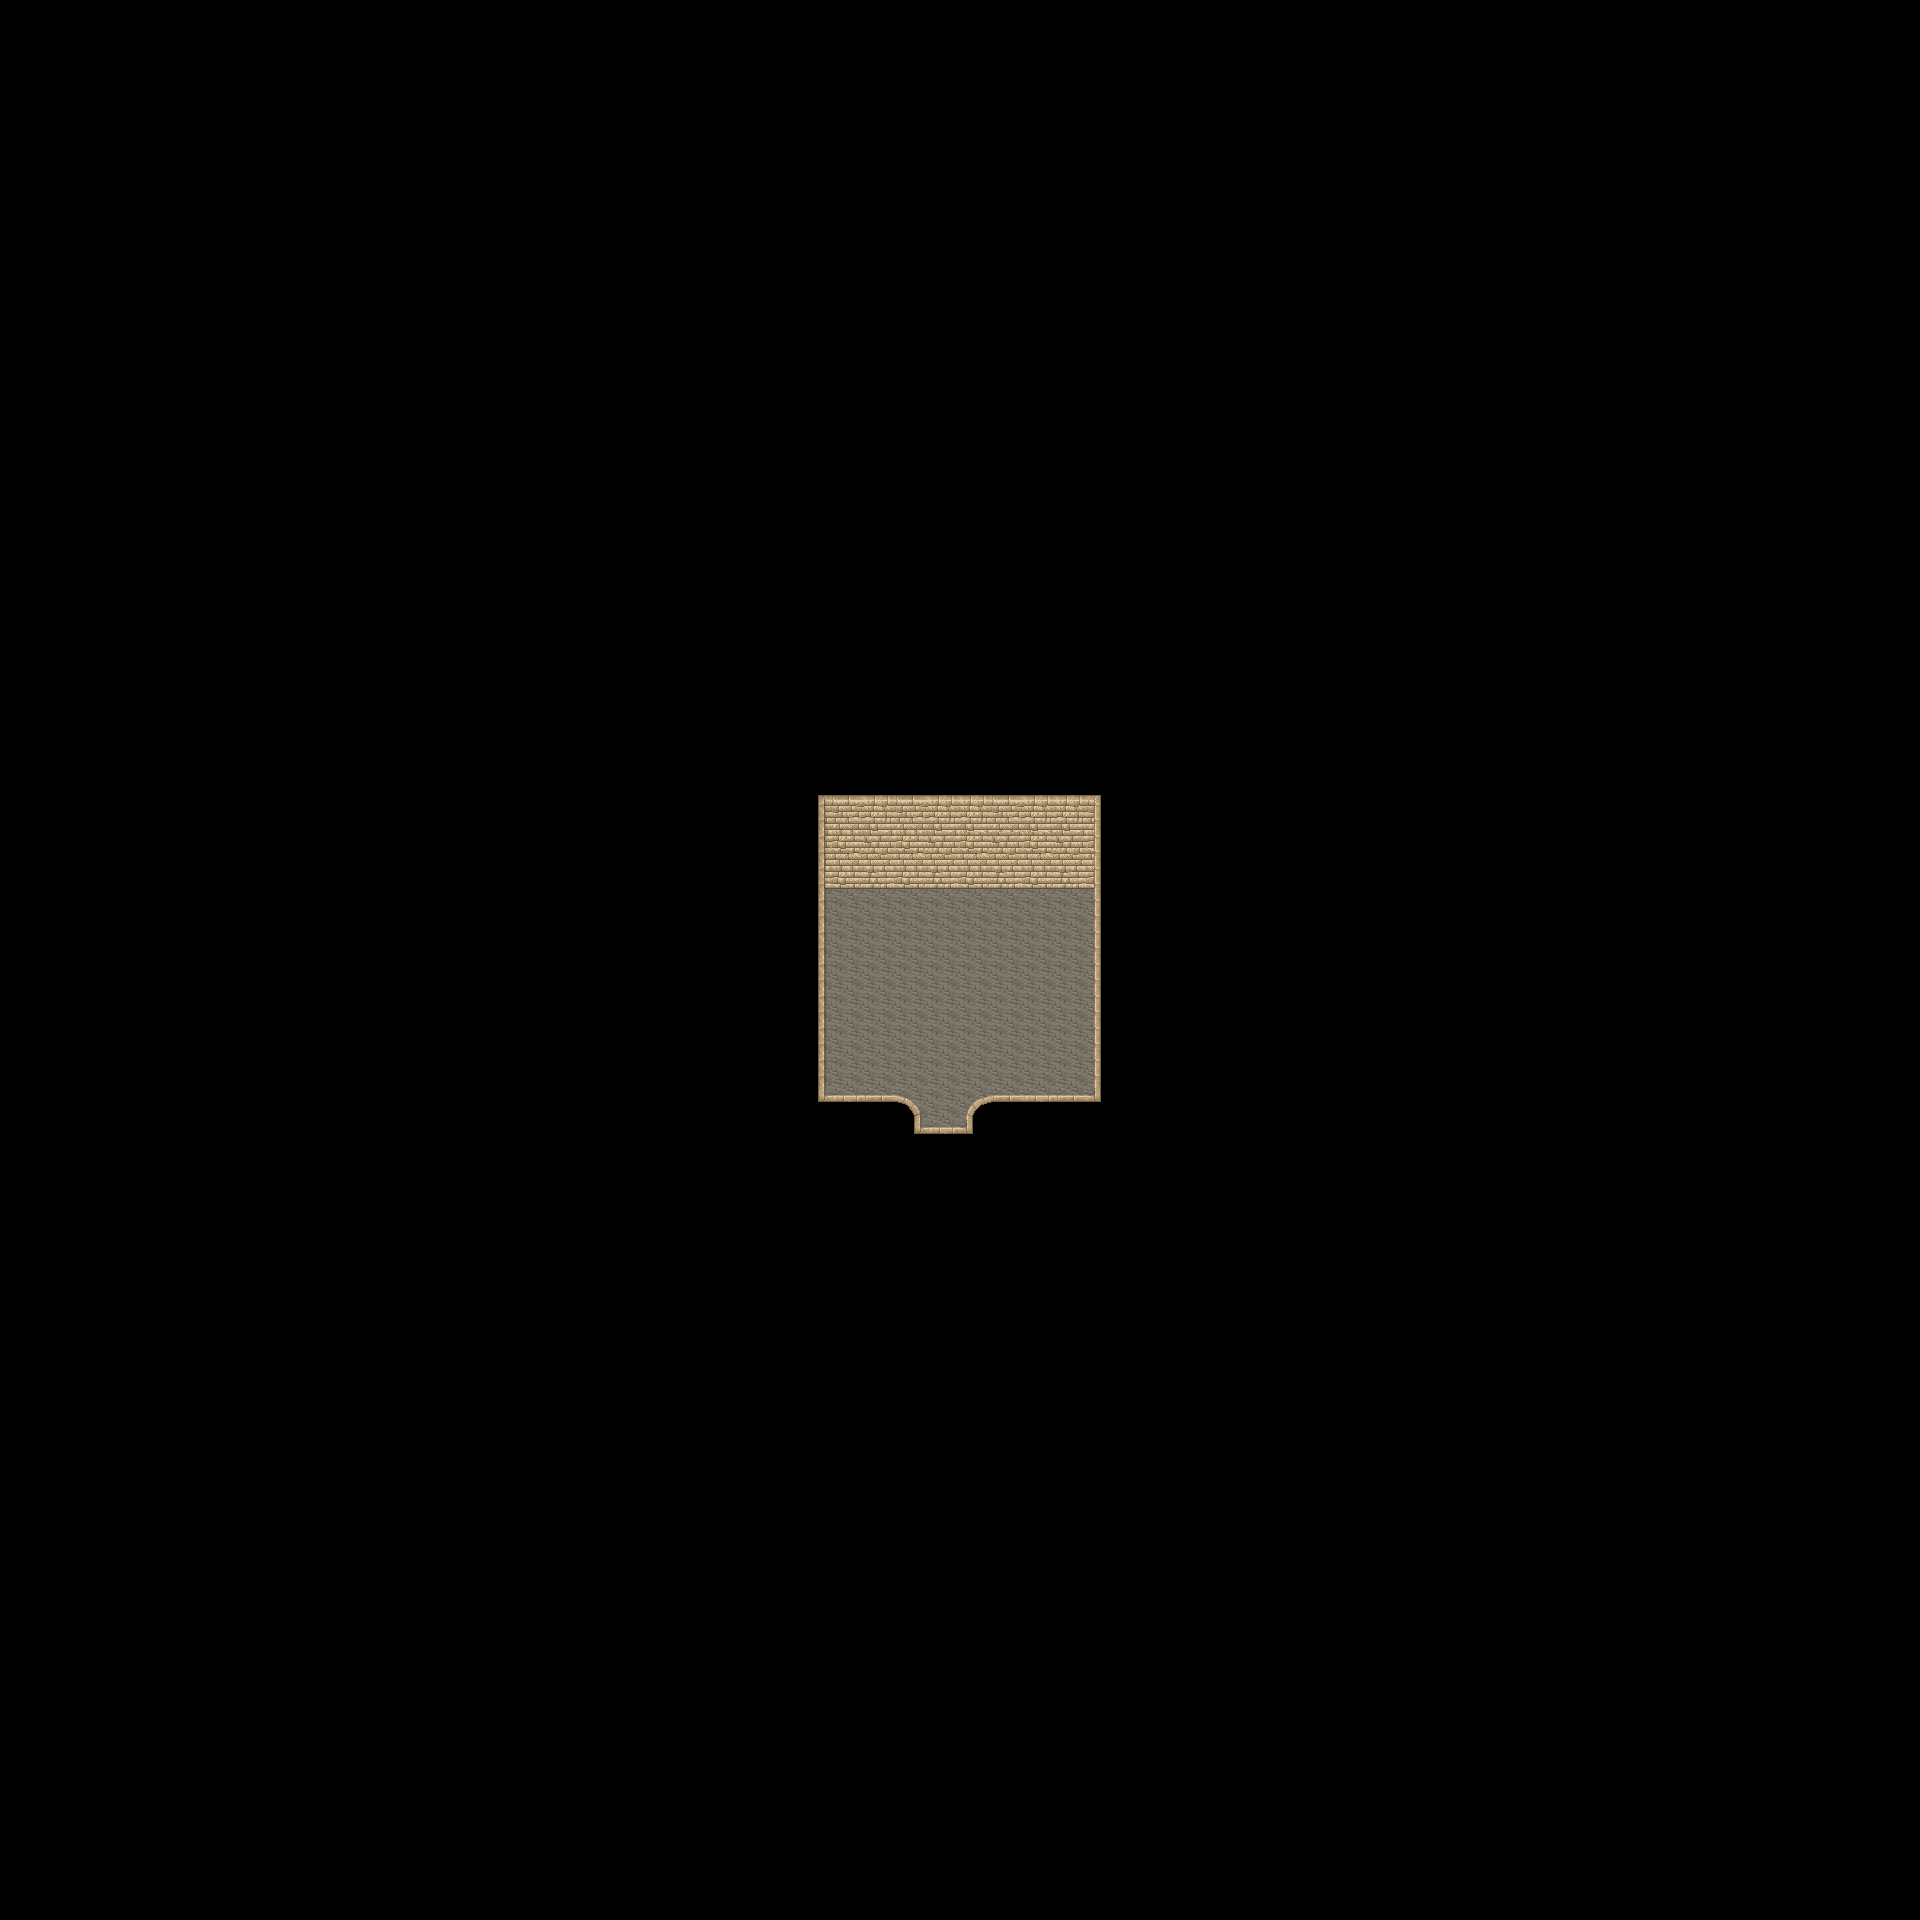

A 2D game scene composited from a Tiled map and its tileset images. What follows is a short description and the map's XML, with each tile layer's data collapsed to a summary:
An orthogonal 60x60 tile map with 32x32 px tiles, 7 tile layers (Ground, Ground 2, Ground 3, Fringe, ...), 2 hidden layers not drawn, 17 tilesets and 1 object (warp).

<map version="1.4" tiledversion="1.4.1" orientation="orthogonal" renderorder="right-down" compressionlevel="0" width="60" height="60" tilewidth="32" tileheight="32" infinite="0" nextlayerid="13" nextobjectid="17">
 <properties>
  <property name="license" value="CC BY-SA 3.0" />
  <property name="manaplus version" value="2" />
  <property name="minimap" value="graphics/minimaps/009-2-6.png" />
  <property name="music" value="swamp.ogg" />
  <property name="name" value="Small House" />
 </properties>
 <tileset firstgid="1" name="Collision" tilewidth="32" tileheight="32" tilecount="9" columns="3">
  <image source="../graphics/tilesets/collision.png" width="96" height="96" />
 </tileset>
 <tileset firstgid="10" name="hurns-indoor" tilewidth="32" tileheight="32" tilecount="256" columns="16">
  <image source="../graphics/tilesets/hurns-indoor.png" width="512" height="512" />
 </tileset>
 <tileset firstgid="266" name="artis-indoor" tilewidth="32" tileheight="32" tilecount="256" columns="16">
  <image source="../graphics/tilesets/artis-indoor.png" width="512" height="512" />
 </tileset>
 <tileset firstgid="522" name="artis-indoor-fringe" tilewidth="32" tileheight="32" tilecount="256" columns="16">
  <image source="../graphics/tilesets/artis-indoor-fringe.png" width="512" height="512" />
 </tileset>
 <tileset firstgid="778" name="ship-indoor-fringe" tilewidth="32" tileheight="32" tilecount="256" columns="16">
  <image source="../graphics/tilesets/ship-indoor-fringe.png" width="512" height="512" />
 </tileset>
 <tileset firstgid="1034" name="artis-indoor-x1x3" tilewidth="32" tileheight="96" tilecount="48" columns="16">
  <image source="../graphics/tilesets/artis-indoor-x1x3.png" width="512" height="288" />
 </tileset>
 <tileset firstgid="1082" name="artis-indoor-x1x2" tilewidth="32" tileheight="64" tilecount="16" columns="16">
  <image source="../graphics/tilesets/artis-indoor-x1x2.png" width="512" height="64" />
 </tileset>
 <tileset firstgid="1098" name="hurns-ground" tilewidth="32" tileheight="32" tilecount="256" columns="16">
  <image source="../graphics/tilesets/hurns-ground.png" width="512" height="512" />
 </tileset>
 <tileset firstgid="1354" name="hurns-indoor-x1x3" tilewidth="32" tileheight="96" tilecount="16" columns="16">
  <image source="../graphics/tilesets/hurns-indoor-x1x3.png" width="512" height="96" />
 </tileset>
 <tileset firstgid="1370" name="artis-indoor-x1x4" tilewidth="32" tileheight="32" tilecount="64" columns="16">
  <image source="../graphics/tilesets/artis-indoor-x1x4.png" width="512" height="128" />
 </tileset>
 <tileset firstgid="1434" name="hurns-teacup-vapor" tilewidth="32" tileheight="32" tilecount="8" columns="4">
  <image source="../graphics/tilesets/hurns-teacup-vapor.png" width="128" height="64" />
  <tile id="0">
   <animation>
    <frame tileid="0" duration="100" />
    <frame tileid="1" duration="100" />
    <frame tileid="2" duration="100" />
    <frame tileid="3" duration="100" />
   </animation>
  </tile>
  <tile id="4">
   <animation>
    <frame tileid="4" duration="100" />
    <frame tileid="5" duration="100" />
    <frame tileid="6" duration="100" />
    <frame tileid="7" duration="100" />
   </animation>
  </tile>
 </tileset>
 <tileset firstgid="1442" name="fire" tilewidth="64" tileheight="64" tilecount="7" columns="7">
  <image source="../graphics/tilesets/fire.png" width="448" height="64" />
  <tile id="0">
   <animation>
    <frame tileid="0" duration="100" />
    <frame tileid="1" duration="100" />
    <frame tileid="2" duration="100" />
    <frame tileid="3" duration="100" />
    <frame tileid="4" duration="100" />
    <frame tileid="5" duration="100" />
    <frame tileid="6" duration="100" />
   </animation>
  </tile>
 </tileset>
 <tileset firstgid="1449" name="hurns-indoor-accessory" tilewidth="32" tileheight="32" tilecount="128" columns="8">
  <image source="../graphics/tilesets/hurns-indoor-accessory.png" width="256" height="512" />
 </tileset>
 <tileset firstgid="1577" name="sunlight-x1x5" tilewidth="32" tileheight="160" tilecount="4" columns="4">
  <image source="../graphics/tilesets/sunlight-x1x5.png" width="128" height="160" />
 </tileset>
 <tileset firstgid="1581" name="candle-x1x2" tilewidth="32" tileheight="64" tilecount="12" columns="3">
  <image source="../graphics/tilesets/candle-x1x2.png" width="96" height="256" />
  <tile id="6">
   <animation>
    <frame tileid="6" duration="100" />
    <frame tileid="7" duration="100" />
   </animation>
  </tile>
 </tileset>
 <tileset firstgid="1593" name="artis-indoor-cellar" tilewidth="32" tileheight="32" tilecount="128" columns="8">
  <image source="../graphics/tilesets/artis-indoor-cellar.png" width="256" height="512" />
 </tileset>
 <tileset firstgid="1721" name="castle1" tilewidth="32" tileheight="32" tilecount="374" columns="17">
  <image source="../graphics/tilesets/castle1.png" width="544" height="704" />
 </tileset>
 <layer id="1" name="Ground" width="60" height="60">
  <data>[3600 cells, 3600 non-empty, 8 distinct tile ids]</data>
 </layer>
 <layer id="2" name="Ground 2" width="60" height="60">
  <data>[3600 cells, 10 non-empty, 2 distinct tile ids]</data>
 </layer>
 <layer id="3" name="Ground 3" width="60" height="60">
  <data>[3600 cells, 0 non-empty, 0 distinct tile ids]</data>
 </layer>
 <layer id="4" name="Fringe" width="60" height="60">
  <data>[3600 cells, 0 non-empty, 0 distinct tile ids]</data>
 </layer>
 <layer id="5" name="Over" width="60" height="60">
  <data>[3600 cells, 76 non-empty, 11 distinct tile ids]</data>
 </layer>
 <layer id="6" name="Over 2" width="60" height="60">
  <data>[3600 cells, 0 non-empty, 0 distinct tile ids]</data>
 </layer>
 <layer id="7" name="Over 3" width="60" height="60">
  <data>[3600 cells, 0 non-empty, 0 distinct tile ids]</data>
 </layer>
 <layer id="8" name="Collision" width="60" height="60" visible="0">
  <data>[3600 cells, 3535 non-empty, 1 distinct tile ids]</data>
 </layer>
 <layer id="9" name="Heights" width="60" height="60" visible="0">
  <data>[3600 cells, 0 non-empty, 0 distinct tile ids]</data>
 </layer>
 <objectgroup id="10" name="Object">
  <object id="15" name="To Asphodel Moor" type="warp" x="928" y="1152" width="32" height="32">
   <properties>
    <property name="dest_map" value="009-1" />
    <property name="dest_x" value="67" />
    <property name="dest_y" value="160" />
   </properties>
  </object>
 </objectgroup>
</map>
